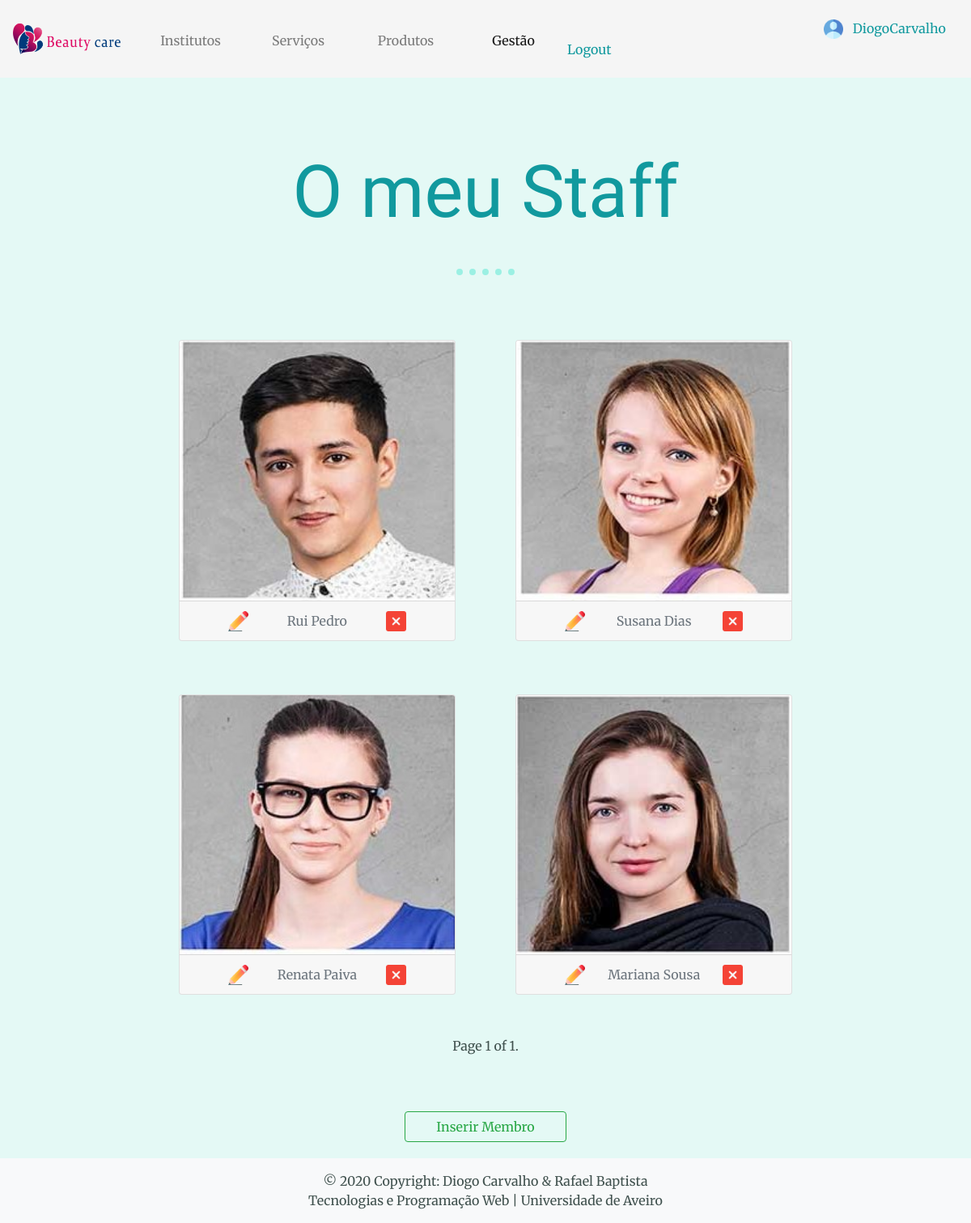
/gerirStaff/ (signed in), run on the app's committed database.
### app/models.py (models this page shows, shortened)
class MembroStaff(models.Model):
    nome = models.CharField(max_length=40)
    foto = models.FileField(upload_to="static/images/staff/")
    trabalhos = models.ManyToManyField(Trabalho, blank=True)
    dono = models.ForeignKey(User, on_delete=models.CASCADE)

### app/views.py (the view)
# urls.py: path('gerirStaff/', views.gerirStaff, name='gerirStaff'),
def gerirStaff(request):
    if not request.user.is_authenticated:
        return redirect('/login')
    else:
        if (request.user.username == "projeto"):
            trabalhadores = MembroStaff.objects.all()
        else:
            trabalhadores = MembroStaff.objects.filter(dono__id=request.user.id)
        paginator = Paginator(trabalhadores, 8)
        page_number = request.GET.get('page')
        page_obj = paginator.get_page(page_number)
        return render(request, 'gerirStaff.html', {'error': False, 'page_obj': page_obj})

### app/templates/gerirStaff.html (shortened to what this page needs)
{% extends "layout.html" %}
{% block content %}
    <div style="max-width: 1400px; margin: auto">
    <br /> <br />
        <h1>O meu Staff</h1>
        <hr>
        {% if not error %}
            {% if page_obj %}
                 {% for trabalhador in page_obj %}
                    <div class="card-zoom card-deck" style="width: 372.59px; display: inline-block; margin: 30px 20px">
                      <div class="card">
                        <img class="card-img-top" src="/{{ trabalhador.foto }}" alt="Card image cap" style="width: 340.59px; height: 320.59px;">
                        <div class="card-footer" style="width: 340.59px;">
                          <small class="text-muted" style="width: 280.59px; height: 50.59px; font-size: 16px;">
                                <img src="/static/images/editicon.png" style="width: 25px; position: absolute; left: 60px;" onclick="location.href='/editarStaff/{{ trabalhador.id }}'">
                              {{ trabalhador.nome }}
                                <img src="/static/images/deleteicon.png" style="width: 25px; position: absolute; right: 60px;" onclick="location.href='/deleteStaff/{{ trabalhador.id }}'">
                          </small>
                        </div>
                      </div>
                    </div>
                {% endfor %}
                <div class="pagination" style="margin: 15px 0">
                        <span class="step-links" style="margin: auto">
                            <span class="current">
                                Page {{ page_obj.number }} of {{ page_obj.paginator.num_pages }}.
                            </span>
                        </span>
                    </div>
                <br>
            {% else %}
                <p>Não possuí produtos ainda!</p>
            {% endif %}
            <button type="button" class="btn btn-outline-success" style="width: 200px; margin-top: 30px" onclick="location.href='/inserirStaff'">Inserir Membro</button>
        {% endif %}
    </div>
{% endblock %}

### app/templates/layout.html (shortened to what this page needs)
<!DOCTYPE html>
<html lang="en">
<head>
    {% load static %}
    <link rel="stylesheet" href="https://maxcdn.bootstrapcdn.com/bootstrap/4.0.0/css/bootstrap.min.css">
    <link rel="stylesheet" href="{% static 'css/styles.css'%}">
</head>
<body>
 <nav class="navbar navbar-expand-lg navbar-light " style="background: whitesmoke;">
        <a href="/"><img style="height: 80px; width: 133px; margin-right: 20px" src="/static/images/logo2.png"></a>
      <div class="collapse navbar-collapse" id="navbarSupportedContent">
    <ul class="navbar-nav mr-auto">
      <li class="nav-item">
        <a class="nav-link" href="/listaInstitutos" style="width: 133px; height: 80px; padding-top: 30px">Institutos</a>
      </li>
      <li class="nav-item">
        <a class="nav-link" href="/listaServicos/" style="width: 133px; height: 80px; padding-top: 30px">Serviços</a>
      </li>
      <li class="nav-item">
        <a class="nav-link" href="/listaProdutos/" style="width: 133px; height: 80px; padding-top: 30px">Produtos</a>
      </li>
      {% if user.is_authenticated %}
        <li class="nav-item">
            <div class="dropdown show">
              <a style="width: 133px; height: 80px; padding-top: 30px" class="nav-link" href="#" role="button" id="dropdownMenuLink" data-toggle="dropdown" aria-haspopup="true" aria-expanded="false">
                Gestão
              </a>
            </div>
        </li>
      {% endif  %}
    </ul>
    {% if user.is_authenticated %}
        <ul class="nav navbar-nav navbar-right" >
            <li style="text-align: right;"><a href="/account">
                <img src="/static/images/user.png" style="width: 5%">
                <span class="glyphicon glyphicon-log-in">&nbsp;</span>
                {{ user.username }}
                <span class="glyphicon glyphicon-log-in">&nbsp; &nbsp;</span>
            </a></li>
            <li style="text-align: right; margin-top: 0.25%"><a href="/logout" >
                Logout
            </a></li>
        </ul>
    {% endif %}
  </div>
    </nav>
    {% block content %}
    {% endblock %}
    <footer style="margin-top: 50px; position: fixed; width: 100%; bottom: 0px; left: 0px">
      <div class="footer-copyright text-center py-3 bg-light">© 2020 Copyright: Diogo Carvalho & Rafael Baptista
        <p>Tecnologias e Programação Web | Universidade de Aveiro</p>
      </div>
    </footer>
</body>
</html>

### app/static/css/styles.css (style rules this page uses)
body { background-color: #e4f9f5; color: #40514E; margin: 0; text-align: center; font-family: 'Merriweather', serif; }
h1 { color: #11999e; font-family: 'Sacramento', cursive; font-size: 5.625rem; margin-top: 40px; margin-bottom: 0; }
a { color: #11999e; }
p { margin-block-start: 0; margin-block-end: 0; }
hr { margin: 40px auto 50px; border-style: none; border-top-style: dotted; border-width: 8px; width: 6%; border-color: #30e3ca; opacity: 0.4; }
.card-zoom { overflow: hidden; }
.card-zoom img { max-width: 100%; -moz-transition: all 0.3s; -webkit-transition: all 0.3s; transition: all 0.3s; }

### data on the page
MembroStaff: foto (picture), nome "Rui Pedro"
MembroStaff: foto (picture), nome "Susana Dias"
MembroStaff: foto (picture), nome "Renata Paiva"
MembroStaff: foto (picture), nome "Mariana Sousa"

### other printed values
{{ user.username }} "DiogoCarvalho"
{{ page_obj.number }} "1"
{{ page_obj.paginator.num_pages }} "1"
